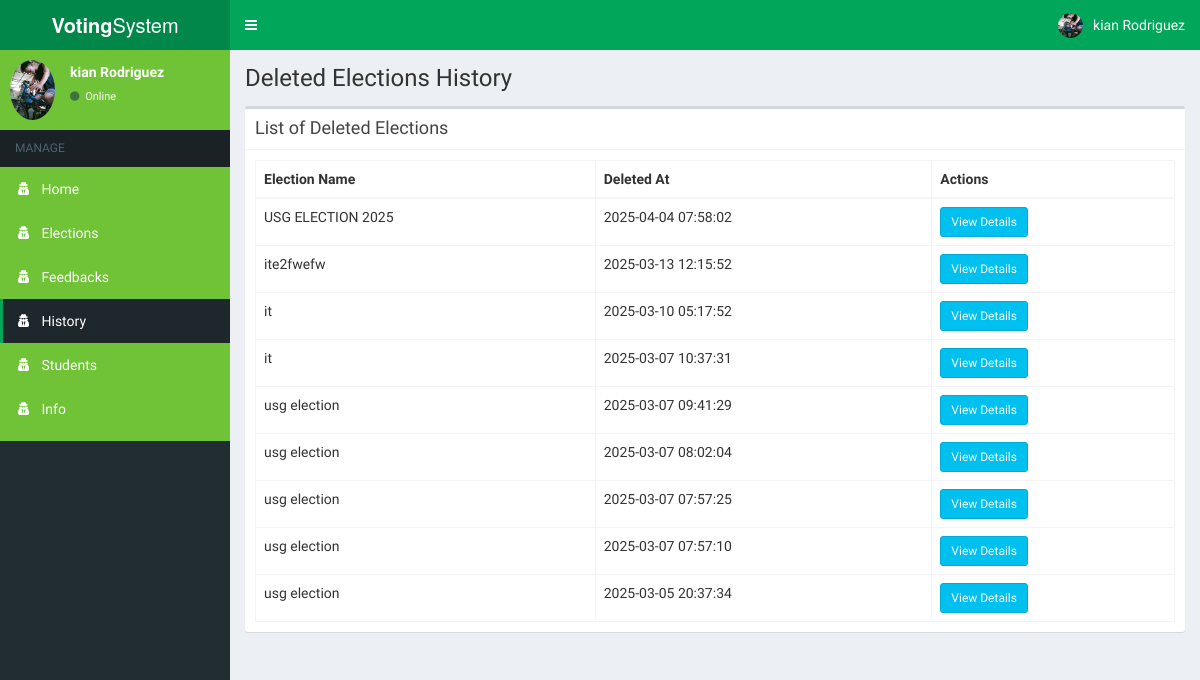
The page /admin/history.php (signed in) on the database its author committed.
### tables this page shows
CREATE TABLE `history` (
  `id` int(11) NOT NULL,
  `election_title` varchar(255) NOT NULL,
  `deleted_at` datetime NOT NULL,
  `candidates` text DEFAULT NULL,
  `voters` text DEFAULT NULL,
  `votes` text DEFAULT NULL,
  `positions` text DEFAULT NULL,
  `partylists` text DEFAULT NULL
);

### admin/includes/session.php (called while the page is built, shortened)
<?php
	include 'includes/conn.php';
	if(!isset($_SESSION['admin']) || empty($_SESSION['admin'])) {
		header('location: index.php');
		exit();
	}
	 else {
		$sql = "SELECT * FROM admin WHERE id = '".$_SESSION['admin']."'";
		$query = $conn->query($sql);
		$user = $query->fetch_assoc();
	}
?>

### admin/history.php (the view, shortened to what this page needs)
<?php
include 'includes/session.php';
include 'includes/header.php';
?>
<body class="hold-transition skin-green sidebar-mini">
<div class="wrapper">
  <?php include 'includes/navbar.php'; ?>
  <?php include 'includes/menubar1.php'; ?>
  <div class="content-wrapper">
    <section class="content-header">
      <h1>Deleted Elections History</h1>
    </section>
    <section class="content">
      <div class="row">
        <div class="col-xs-12">
          <div class="box">
            <div class="box-header with-border">
              <h3 class="box-title">List of Deleted Elections</h3>
            </div>
            <div class="box-body">
              <table class="table table-bordered">
                <thead>
                  <th>Election Name</th>
                  <th>Deleted At</th>
                  <th>Actions</th>
                </thead>
                <tbody>
                  <?php
                    $sql = "SELECT * FROM history ORDER BY deleted_at DESC";
                    $result = $conn->query($sql);
                    while($row = $result->fetch_assoc()){
                      echo "
                        <tr>
                          <td>".$row['election_title']."</td>
                          <td>".$row['deleted_at']."</td>
                          <td>
                            <button class='btn btn-info btn-sm view-history' data-id='".$row['id']."'>View Details</button>
                          </td>
                        </tr>";
                    }
                  ?>
                </tbody>
              </table>
            </div>
          </div>
        </div>
      </div>
    </section>
  </div>
</div>
</body>
</html>

### admin/includes/header.php (shortened to what this page needs)
<!DOCTYPE html>
<html>
<head>
  	<link rel="stylesheet" href="../bower_components/bootstrap/dist/css/bootstrap.min.css">
    <link rel="stylesheet" href="../plugins/iCheck/all.css">
  	<link rel="stylesheet" href="../bower_components/font-awesome/css/font-awesome.min.css">
  	<link rel="stylesheet" href="../dist/css/AdminLTE.min.css">
    <link rel="stylesheet" href="../bower_components/datatables.net-bs/css/dataTables.bootstrap.min.css">
    <link rel="stylesheet" href="../bower_components/bootstrap-daterangepicker/daterangepicker.css">
    <link rel="stylesheet" href="../plugins/timepicker/bootstrap-timepicker.min.css">
    <link rel="stylesheet" href="../bower_components/bootstrap-datepicker/dist/css/bootstrap-datepicker.min.css">
    <link rel="stylesheet" href="../dist/css/skins/skin-green.min.css">
</head>
</html>

### admin/includes/navbar.php (shortened to what this page needs)
<header class="main-header">
  <a href="#" class="logo">
    <span class="logo-lg"><b>Voting</b>System</span>
  </a>
  <nav class="navbar navbar-static-top">
    <a href="#" class="sidebar-toggle" data-toggle="push-menu" role="button">
    </a>
    <div class="navbar-custom-menu">
      <ul class="nav navbar-nav">
        <li class="dropdown user user-menu">
          <a href="#" class="dropdown-toggle" data-toggle="dropdown">
            <img src="<?php echo (!empty($user['photo'])) ? '../images/'.$user['photo'] : '../images/profile.jpg'; ?>" class="user-image" alt="User Image">
            <span class="hidden-xs"><?php echo $user['firstname'].' '.$user['lastname']; ?></span>
          </a>
        </li>
      </ul>
    </div>
  </nav>
</header>

### admin/includes/menubar1.php (shortened to what this page needs)
<aside class="main-sidebar">
  <section class="sidebar" style="background-color: #70C237; color: #fff;">
    <div class="user-panel">
      <div class="pull-left image">
        <img src="<?php echo (!empty($user['photo'])) ? '../images/'.$user['photo'] : '../images/profile.jpg'; ?>" class="img-circle" alt="User Image">
      </div>
      <div class="pull-left info">
        <p><?php echo $user['firstname'].' '.$user['lastname']; ?></p>
        <a><i class="fa fa-circle text-success"></i> Online</a>
      </div>
    </div>
    <ul class="sidebar-menu" data-widget="tree">
      <li class="header">MANAGE</li>
      <li class=""><a href="home.php" style="color: #fff;"><i class="fa fa-user-secret"></i> <span>Home</span></a></li>
      <li class=""><a href="sub_admins.php" style="color: #fff;"><i class="fa fa-user-secret"></i> <span>Elections</span></a></li>
      <li class=""><a href="feedback.php" style="color: #fff;"><i class="fa fa-user-secret"></i> <span>Feedbacks</span></a></li>
      <li class=""><a href="history.php" style="color: #fff;"><i class="fa fa-user-secret"></i> <span>History</span></a></li>
      <li class=""><a href="students.php" style="color: #fff;"><i class="fa fa-user-secret"></i> <span>Students</span></a></li>
      <li class=""><a href="info.php" style="color: #fff;"><i class="fa fa-user-secret"></i> <span>Info</span></a></li>
  </ul>
  </section>
</aside>

### rows shown on the page
history: election_title "USG ELECTION 2025", deleted_at "2025-04-04 07:58:02"
history: election_title "ite2fwefw", deleted_at "2025-03-13 12:15:52"
history: election_title "it", deleted_at "2025-03-10 05:17:52"
history: election_title "it", deleted_at "2025-03-07 10:37:31"
history: election_title "usg election", deleted_at "2025-03-07 09:41:29"
history: election_title "usg election", deleted_at "2025-03-07 08:02:04"
history: election_title "usg election", deleted_at "2025-03-07 07:57:25"
history: election_title "usg election", deleted_at "2025-03-07 07:57:10"
history: election_title "usg election", deleted_at "2025-03-05 20:37:34"

### other values the page prints
$user['firstname'] "kian"
$user['lastname'] "Rodriguez"
